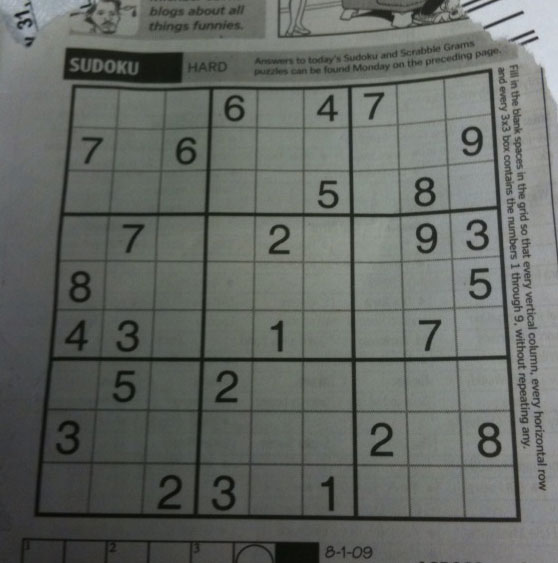
#> input picture sudoku.png, 558 x 563 px
$ python image_enhancement.py
#> lines starting #> are read from the running program, lines starting #| are printed output that depends on the picture; after the words box and inside, x2 and y2 are one past the last pixel; in counts of white or black regions, pixels touching at a corner belong together
import cv2
import numpy as np
import matplotlib.pyplot as plt

def adaptive_thresholding(img, block_size=11, C=2):
    """
    Apply adaptive thresholding to the input image.
    :param img: Input grayscale image (np.uint8)
    :param block_size: Size of the local region (must be odd)
    :param C: Constant subtracted from the mean
    :return: Thresholded image (np.uint8)
    """
#> called with block_size = 11, C = 2
    # Get image dimensions
    rows, cols = img.shape
#> rows = 563; cols = 558

    # Pad the image
    pad_size = block_size // 2
    img_padded = np.pad(img, pad_size, mode='constant', constant_values=255)
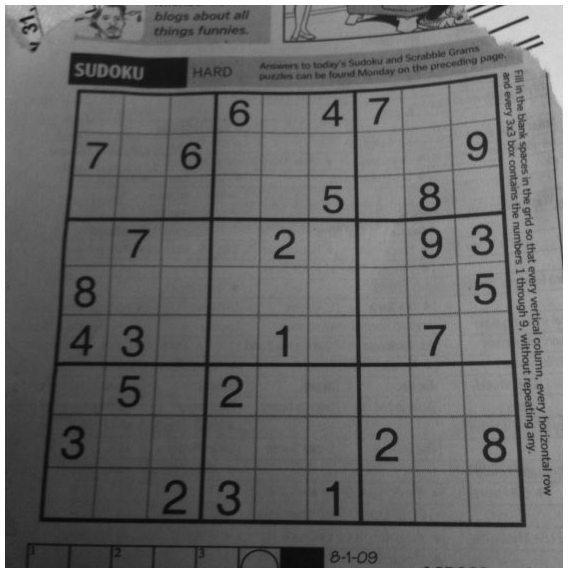
#> img_padded: shape (573, 568); min 7, max 255, mean 107.1

    # Initialize the output image
    thresholded_img = np.zeros_like(img)

    # Apply adaptive thresholding
    for i in range(rows):
        for j in range(cols):
            region = img_padded[i:i + block_size, j:j + block_size]  # Corrected indexing
            local_mean = np.mean(region)
            threshold = local_mean - C
            thresholded_img[i, j] = 0 if img[i, j] > threshold else 255  # Inverted output
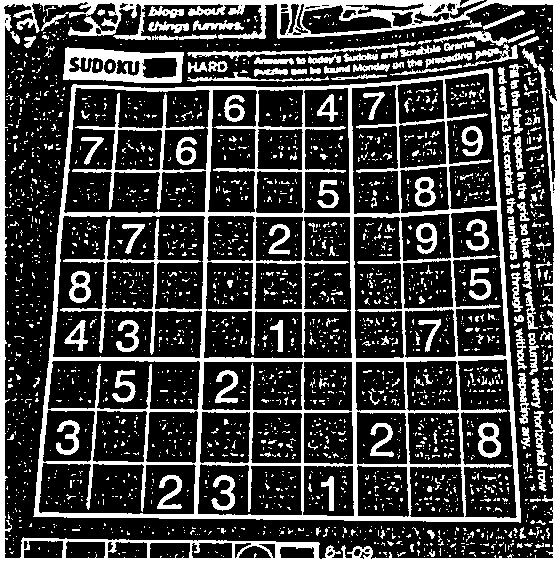
#> thresholded_img: shape (563, 558); 25.9% white; 2438 white regions (2251 under 20 px), largest, box (x1, y1, x2, y2) and area: (33, 68, 521, 523) 29974, (0, 0, 558, 563) 18139, (63, 47, 184, 83) 2311

    return thresholded_img

if __name__ == "__main__":
    # Read image
    img = cv2.imread('sudoku.png', 0)
    if img is None:
        raise FileNotFoundError("Image not found!")

    # Process
    enhanced = adaptive_thresholding(img)

    # Save the result
    cv2.imwrite('output_1.png', enhanced)

    # Display
    plt.figure(figsize=(12,6))
    plt.subplot(121), plt.imshow(img, cmap='gray'), plt.title('Original'), plt.axis('off')
    plt.subplot(122), plt.imshow(enhanced, cmap='gray'), plt.title('Enhanced'), plt.axis('off')
    plt.tight_layout()
    plt.show()
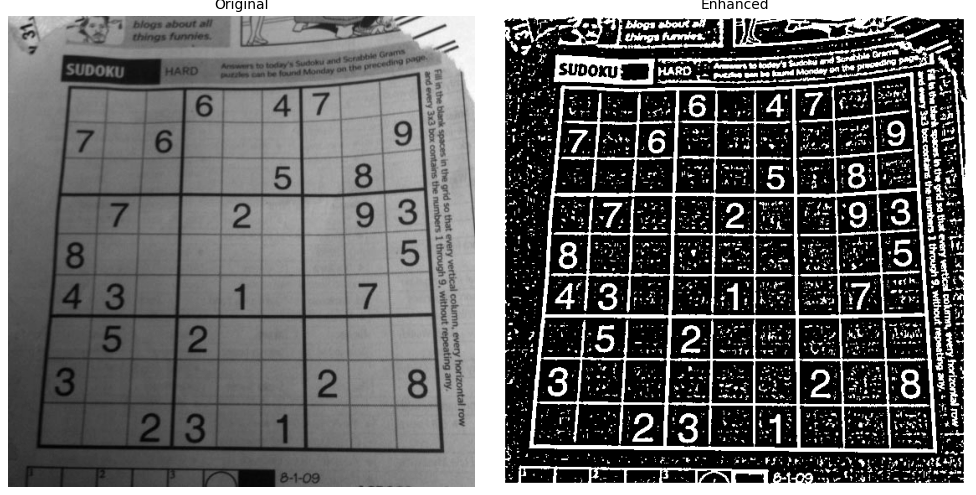
#> figure drawn by matplotlib, 2 panels
